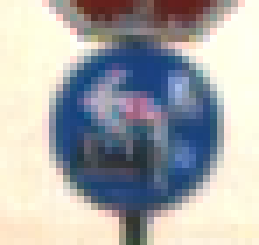
#> input picture Caffe_Tutotial/my_training/data/train/left/00002_00012.ppm, 37 x 35 px (shown 7 times larger); its folder holds only this picture in this run
$ jupyter execute --allow-errors Numpy_Learning_Solution.ipynb
#> lines starting #> are read from the running program, lines starting #| are printed output that depends on the picture
# 1. Import library
- We numpy, matplotlib and some modules of sklearn to perform our tasks in this exercise
- We use cv2 - opencv module in python
- glob to read all file in folder

[cell 1]
import numpy as np
import matplotlib.pyplot as plt
from sklearn.svm import SVC
import glob

# 2. Works on create numpy array
- Create numpy array from list using np.array(your_list)
- Know how to use type() function to return the type of object
- "shape" attribute of numpy array return a tuple of values denoting the size of each dimension of it
    Ex: If A is a 2D numpy array, A.shape will return0 (number_of_rows, number_of_columns)

[cell 2]
print("Create a numpy arrays as following: \n")
print("A:\n", "[2,3,4,1,5]\n", "A.shape = ", "(5,)\n","type of A: <class 'numpy.ndarray'>\n", "This is 1D array\n")
print("B:\n", "[[2,3,4,1,5]\n  [9,11,45,2,2]]\n", "B.shape = ", "(2,5)\n","type of B: <class 'numpy.ndarray'>\n", "This is 2D array\n")
print("C:\n", "[[2,3,4,1]\n  [9,11,45,2]\n  [7,8,33,1]]\n", "C.shape = ", "(3,4)\n","type of C: <class 'numpy.ndarray'>\n", "This is 2D array\n")
print("D:\n", "[[[2 0 6]\n   [8 4 8]]\n\n  [[8 3 7]\n   [2 1 4]]\n\n  [[8 1 1]\n   [1 6 9]]]\n", "D.shape = ", "(3,2,3)\n","type of D: <class 'numpy.ndarray'>\n", "This is 3D array\n")


#=============== YOUR CODE HERE ======================
A = None
B = None
C = None
D = None
#=====================================================


print("=====================YOUR CODE=======================")
#> (the rest of this cell did not finish here and is left out)

# 3. Works on access element of numpy array and slide to get subarray
- Know how to access to 1 element of array
- Know how to slide with indices to get subarray of an array

[cell 3]
np.random.seed(2)
A = (np.random.rand(35).reshape(5,7)*10).astype(np.int64)
print(A)

# Access an element of an array
# ================= YOUR CODE HERE ======================
print("Access to element(0, 4). This value should be: 4")
ele_0_4 = A[0,4]   # edit this line
print("Your result: ",ele_0_4)

print("Access to element(4, 6). This value should be: 5")
ele_4_6 = A[4,6]   # edit this line
print("Your result: ", ele_4_6)

#========================================================

# slide to get subarray
# ================= YOUR CODE HERE ======================
print("\nCreate subarray B from A, indices of rows (0->3), indices of columns (2->6)")
print("B should be: \n", "[[5 4 4 3 2]\n  [2 6 5 1 5]\n  [8 4 8 0 5]\n  [0 1 5 2 1]]")
B = A[0:4, 2:7]
print("Your result: ")
print(B)
#========================================================

# 4. Some math operation on a numpy array
- Add, Subtract, multiply matrices (or 2D array)
- Transpose of matrix
- Some function element-wise: np.log, np.power, np.sqrt

[cell 4]
np.random.seed(3)
A = (np.random.rand(35).reshape(5,7)*10).astype(np.int64)
print("\nA:\n", A)
print("A.shape: ", A.shape)

B = (np.random.rand(35).reshape(5,7)*10).astype(np.int64)
print("\nB:\n",B)
print("B.shape: ", B.shape)

C = (np.random.rand(35).reshape(7,5)*10).astype(np.int64)
print("\nC:\n",C)
print("C.shape: ", C.shape)

# ===================== YOUR CODE HERE =========================
add_A_B = None
print("\nAdd A + B matrices\n add_A_B:\n", add_A_B)

subtract_A_B = None
print("\nSubtract A - B matrices\n subtract_A_B:\n", subtract_A_B)

mul_A_C = None
print("\nMultiply A * C matrices\n mul_A_C:\n", mul_A_C)

A_transpose = None
print("\nTranspose of A\n A_transpose:\n", A_transpose)

log_element_wise_B = None
print("\nLogarith element wise of B\n log_element_wise_B:\n", log_element_wise_B)

squared_element_wise_C = None
print("\nSquare element wise of C\n squared_element_wise_C:\n", squared_element_wise_C)

# exponential of a read number x is  e^x
exponential_element_wise_A = None
print("\nExponential element wise of A\n exponential_element_wise_A:\n", exponential_element_wise_A)
#===============================================================

# 5. Train a classifier to classify traffic sign
- You need to install opencv in python to do this task
    - open terminal
    - activate your virtual environment: source activate autocar
    - Install cv2:  pip install opencv-python
    - Check if it works:   import cv2
        - If no errors pop up, you successully installed it

# a. Load data:
- We have folder "./data/" which contains 2 subfolders: "train/" and "test/"
- "train" folder includes 3 subfolders: "left/", "right/", "stop/" which have data of traffic signs
- "test" folder is the same, but used for testing

### How to load all image in folder:
    - Using glob.glob() function. Search it on the internet
### Processing image
    - Each image is rgb image with different sizes, but function preprocessing() convert it to grayscale and resize to (32,32). You have to use this function to preprocessing each image
### Append images to list
    - variable data is a list of image. You have to append all images to data, and append all labels to variable label.
    - Label of data is denote by number:
    - left: 0
    - right:1
    - stop: 2
    - print(label) may look like this:
        - [0, 0, 0, 0, 0, 0, 0, 0, 0, 0, 0, 0, 0, 0, 0, 0, 0, 0, 0, 0, 0, 0, 0, 0, 0, 0, 0, 0, 0, 0, 0, 0, 0, 0, 0, 0, 0, 0, 0, 0, 0, 0, 0, 0, 0, 0, 0, 1, 1, 1, 1, 1, 1, 1, 1, 1, 1, 1, 1, 1, 1, 1, 1, 1, 1, 1, 1, 1, 1, 1, 1, 1, 1, 1, 1, 1, 1, 1, 1, 1, 1, 1, 1, 1, 1, 1, 1, 1, 1, 1, 1, 1, 1, 1, 1, 1, 1, 1, 1, 1, 1, 1, 1, 1, 1, 1, 1, 1, 1, 1, 2, 2, 2, 2, 2, 2, 2, 2, 2, 2, 2, 2, 2, 2, 2, 2, 2, 2, 2, 2, 2, 2, 2, 2, 2, 2, 2, 2, 2, 2, 2, 2, 2, 2, 2, 2, 2, 2, 2, 2, 2, 2, 2, 2, 2, 2, 2, 2, 2, 2, 2, 2, 2, 2, 2, 2, 2, 2, 2, 2, 2, 2, 2, 2, 2, 2, 2, 2, 2, 2, 2]
### Convert data and label to numpy array
    - It is easy and you get quick: type of data now is list, you have to convert it to numpy array
    - Now data.shape = (number_of_images, 32, 32) - a 3D array
    - Now label.shape = (number_of_images,) - a 1D array
### Reshape data to (number_of_images, 1024)
    - number of training images is 181 pictures
    - 1024 = 32*32, that means we flatten the 2D array image having shape(32,32) to just 1D array length = 1024
    - Now your training data is of shape (181, 1024)

[cell 5]
import cv2

train_folder = "./data/train/"

classes = ["left", "right", "stop"]

data = []
label = []

img_W = 32
img_H = 32

def preprocessing(img):
    gray = cv2.cvtColor(img, cv2.COLOR_BGR2GRAY)
    return cv2.resize(gray, (img_W, img_H))

for i in range(len(classes)):
    class_name = classes[i]
    print("Now loading class: ", class_name)
    file_names = glob.glob(train_folder+class_name+"/*.ppm")
    for file_name in file_names:
        img = cv2.imread(file_name)
#> img is the input picture: shape (35, 37, 3); mean B, G, R 170.9, 170.6, 169.7
        img = preprocessing(img)
#> in preprocessing, `gray = cv2.cvtColor(img, cv2.COLOR_BGR2GRAY)`:
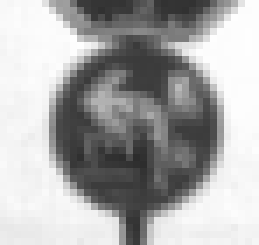
#> gray: shape (35, 37) (shown 7 times larger); min 44, max 254, mean 170.3
#> in preprocessing, `return cv2.resize(gray, (img_W, img_H))`:
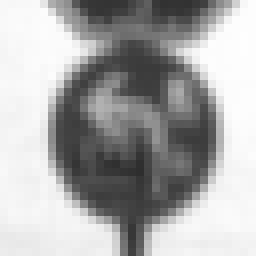
#> returned value: shape (32, 32) (shown 8 times larger); min 46, max 254, mean 170.2
#> pass 3 of the loop `for i in range(len(classes)):`:
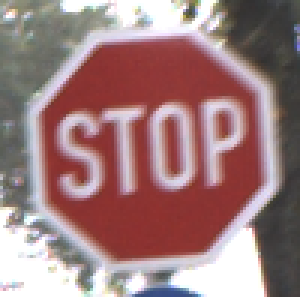
#> input picture Caffe_Tutotial/my_training/data/train/stop/00000_00022.ppm, 100 x 99 px (shown 3 times larger)
#> img is the input picture: shape (99, 100, 3); mean B, G, R 125.8, 124.9, 157.2
#> in preprocessing (call 2), `gray = cv2.cvtColor(img, cv2.COLOR_BGR2GRAY)`:
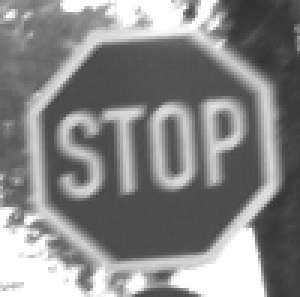
#> gray: shape (99, 100) (shown 3 times larger); min 49, max 255, mean 134.7
#> in preprocessing (call 2), `return cv2.resize(gray, (img_W, img_H))`:
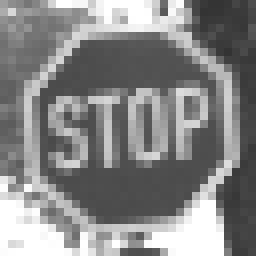
#> returned value: shape (32, 32) (shown 8 times larger); min 51, max 255, mean 134.5
        data.append(img)
        label.append(i)

#print(label)
print("Number of images: ", len(data))
#| Number of images:  2

#convert data and label to numpy array
data = np.array(data).astype(np.float32)
label = np.array(label).astype(np.int64)

# reshape data to (num_of_imgs, img_W * img_H)
data = data.reshape(-1, img_W*img_H)

# define an svm model
svm_model = SVC(kernel='linear', class_weight='balanced', probability=True, C=1000, gamma=0.0001)
svm_model.fit(X=data, y = label)
print(svm_model)

# get accuracy
y_pred = svm_model.predict(data)
#> y_pred = [0, 2]
score = np.sum((y_pred == label).astype(np.float32)) / len(label) *100
#> score = 100
print("\nAccuracy of your svm model: %.02f%%"%(score))
#| Accuracy of your svm model: 100.00%
#> pass 3 of the loop `for i in range(len(classes)):`:

# b. Testing phase:
- We take numbers of random images in test set and predict their labels, and imshow them
- You don't have to write code this phase, I have done it for you, just enjoy

[cell 6]
# testing phase
test_folder = "./data/test/"

classes = ["left", "right", "stop"]

data = []
label = []

img_W = 32
img_H = 32

# number of image you wanna visualize and test
n_test = 100

def preprocessing(img):
    gray = cv2.cvtColor(img, cv2.COLOR_BGR2GRAY)
    return cv2.resize(gray, (img_W, img_H))

for i in range(len(classes)):
    class_name = classes[i]
    print("Now loading class: ", class_name)
    file_names = glob.glob(test_folder+class_name+"/*.ppm")
    for file_name in file_names:
        img = cv2.imread(file_name)
        img = preprocessing(img)
        data.append(img)
        label.append(i)
        #cv2.imshow("img", img)
        #cv2.waitKey(0)

#convert data and label to numpy array
X = np.array(data).astype(np.float32)
y = np.array(label).astype(np.int64)

# reshape data to (num_of_imgs, img_W * img_H)
X = X.reshape(-1, img_W*img_H)

n_images = X.shape[0]
#> n_images = 2
print(n_images)
#| 2

if(n_test > n_images):
    print("Number of sample image must <= total number of test image: ",n_images)
#| Number of sample image must <= total number of test image:  2
else:
    indices = np.random.permutation(n_images)[:n_test]
    for idx in indices:
        x = X[idx,:].reshape(1,-1)
        img = data[idx]
        y_true = y[idx]
        y_pred = svm_model.predict(x)
        print("===================================================")
        print("Your prediction label: ", classes[int(y_pred)],"\nActual label: ", classes[int(y_true)])
        cv2.imshow("img", img)
        cv2.waitKey(0)
